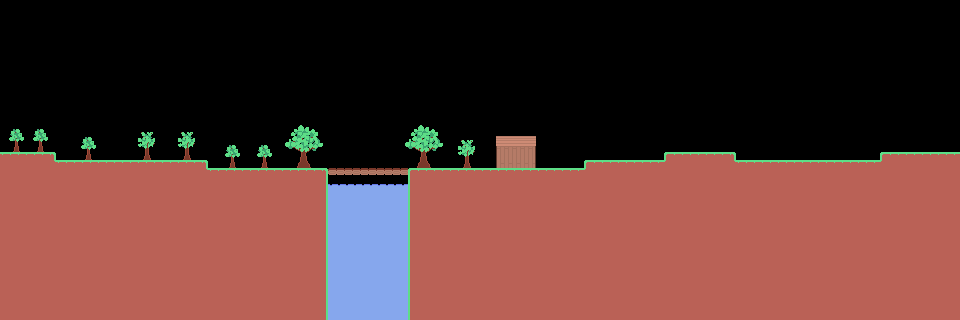

A level layout from a 2D game, rendered from its tile map. Below: a short description, then the map file with tile-grid data replaced by summaries:
An orthogonal 120x40 tile map with 8x8 px tiles, 2 tile layers (Decoration, Collision).

<map version="1.10" tiledversion="1.10.2" orientation="orthogonal" renderorder="right-down" width="120" height="40" tilewidth="8" tileheight="8" infinite="0" nextlayerid="3" nextobjectid="1">
 <editorsettings>
  <export target="ingotown.csv" format="csv" />
 </editorsettings>
 <tileset firstgid="1" source="tileset.tsx" />
 <layer id="2" name="Decoration" width="120" height="40">
  <data>[4800 cells, 328 non-empty, 76 distinct tile ids]</data>
 </layer>
 <layer id="1" name="Collision" width="120" height="40">
  <data>[4800 cells, 2199 non-empty, 9 distinct tile ids]</data>
 </layer>
</map>
